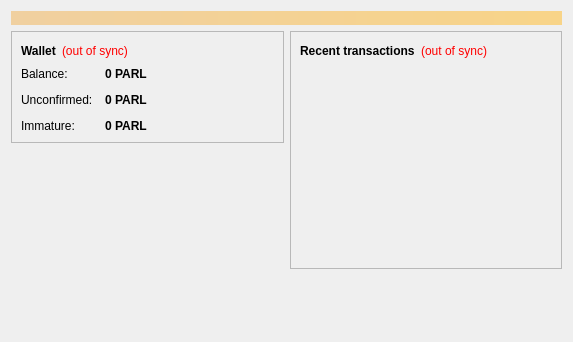
<?xml version="1.0" encoding="UTF-8"?>
<ui version="4.0">
 <class>OverviewPage</class>
 <widget class="QWidget" name="OverviewPage">
  <property name="geometry">
   <rect>
    <x>0</x>
    <y>0</y>
    <width>573</width>
    <height>342</height>
   </rect>
  </property>
  <property name="windowTitle">
   <string>Form</string>
  </property>
  <layout class="QVBoxLayout" name="topLayout">
   <item>
    <widget class="QLabel" name="labelAlerts">
     <property name="visible">
      <bool>false</bool>
     </property>
     <property name="styleSheet">
      <string notr="true">background-color: qlineargradient(x1: 0, y1: 0, x2: 1, y2: 0, stop:0 #F0D0A0, stop:1 #F8D488); color:#000000;</string>
     </property>
     <property name="wordWrap">
      <bool>true</bool>
     </property>
     <property name="margin">
      <number>3</number>
     </property>
    </widget>
   </item>
   <item>
    <layout class="QHBoxLayout" name="horizontalLayout" stretch="1,1">
     <item>
      <layout class="QVBoxLayout" name="verticalLayout_2">
       <item>
        <widget class="QFrame" name="frame">
         <property name="frameShape">
          <enum>QFrame::StyledPanel</enum>
         </property>
         <property name="frameShadow">
          <enum>QFrame::Raised</enum>
         </property>
         <layout class="QVBoxLayout" name="verticalLayout_4">
          <item>
           <layout class="QHBoxLayout" name="horizontalLayout_4">
            <item>
             <widget class="QLabel" name="label_5">
              <property name="font">
               <font>
                <weight>75</weight>
                <bold>true</bold>
               </font>
              </property>
              <property name="text">
               <string>Wallet</string>
              </property>
             </widget>
            </item>
            <item>
             <widget class="QLabel" name="labelWalletStatus">
              <property name="toolTip">
               <string>The displayed information may be out of date. Your wallet automatically synchronizes with the Parcelcoin network after a connection is established, but this process has not completed yet.</string>
              </property>
              <property name="styleSheet">
               <string notr="true">QLabel { color: red; }</string>
              </property>
              <property name="text">
               <string notr="true">(out of sync)</string>
              </property>
              <property name="alignment">
               <set>Qt::AlignLeading|Qt::AlignLeft|Qt::AlignVCenter</set>
              </property>
             </widget>
            </item>
            <item>
             <spacer name="horizontalSpacer_2">
              <property name="orientation">
               <enum>Qt::Horizontal</enum>
              </property>
              <property name="sizeHint" stdset="0">
               <size>
                <width>40</width>
                <height>20</height>
               </size>
              </property>
             </spacer>
            </item>
           </layout>
          </item>
          <item>
           <layout class="QFormLayout" name="formLayout_2">
            <property name="fieldGrowthPolicy">
             <enum>QFormLayout::AllNonFixedFieldsGrow</enum>
            </property>
            <property name="horizontalSpacing">
             <number>12</number>
            </property>
            <property name="verticalSpacing">
             <number>12</number>
            </property>
            <item row="0" column="0">
             <widget class="QLabel" name="label">
              <property name="text">
               <string>Balance:</string>
              </property>
             </widget>
            </item>
            <item row="0" column="1">
             <widget class="QLabel" name="labelBalance">
              <property name="font">
               <font>
                <weight>75</weight>
                <bold>true</bold>
               </font>
              </property>
              <property name="cursor">
               <cursorShape>IBeamCursor</cursorShape>
              </property>
              <property name="toolTip">
               <string>Your current balance</string>
              </property>
              <property name="text">
               <string notr="true">0 PARL</string>
              </property>
              <property name="textInteractionFlags">
               <set>Qt::LinksAccessibleByMouse|Qt::TextSelectableByKeyboard|Qt::TextSelectableByMouse</set>
              </property>
             </widget>
            </item>
            <item row="1" column="0">
             <widget class="QLabel" name="label_3">
              <property name="text">
               <string>Unconfirmed:</string>
              </property>
             </widget>
            </item>
            <item row="1" column="1">
             <widget class="QLabel" name="labelUnconfirmed">
              <property name="font">
               <font>
                <weight>75</weight>
                <bold>true</bold>
               </font>
              </property>
              <property name="cursor">
               <cursorShape>IBeamCursor</cursorShape>
              </property>
              <property name="toolTip">
               <string>Total of transactions that have yet to be confirmed, and do not yet count toward the current balance</string>
              </property>
              <property name="text">
               <string notr="true">0 PARL</string>
              </property>
              <property name="textInteractionFlags">
               <set>Qt::LinksAccessibleByMouse|Qt::TextSelectableByKeyboard|Qt::TextSelectableByMouse</set>
              </property>
             </widget>
            </item>
            <item row="2" column="0">
             <widget class="QLabel" name="labelImmatureText">
              <property name="text">
               <string>Immature:</string>
              </property>
             </widget>
            </item>
            <item row="2" column="1">
             <widget class="QLabel" name="labelImmature">
              <property name="font">
               <font>
                <weight>75</weight>
                <bold>true</bold>
               </font>
              </property>
              <property name="toolTip">
               <string>Mined balance that has not yet matured</string>
              </property>
              <property name="text">
               <string notr="true">0 PARL</string>
              </property>
              <property name="textInteractionFlags">
               <set>Qt::LinksAccessibleByMouse|Qt::TextSelectableByKeyboard|Qt::TextSelectableByMouse</set>
              </property>
             </widget>
            </item>
           </layout>
          </item>
         </layout>
        </widget>
       </item>
       <item>
        <spacer name="verticalSpacer">
         <property name="orientation">
          <enum>Qt::Vertical</enum>
         </property>
         <property name="sizeHint" stdset="0">
          <size>
           <width>20</width>
           <height>40</height>
          </size>
         </property>
        </spacer>
       </item>
        <item>
         <widget class="QLabel" name="label_wallet_bgcoin">
          <property name="text">
           <string/>
          </property>
          <property name="pixmap">
           <pixmap resource="../bitcoin.qrc">:/images/wallet_bgcoin</pixmap>
          </property>
          <property name="scaledContents">
           <bool>false</bool>
          </property>
          <property name="alignment">
           <set>Qt::AlignCenter</set>
          </property>
          <property name="margin">
           <number>-2</number>
          </property>
         </widget>
        </item>
        <item>
         <widget class="QLabel" name="label_6">
          <property name="text">
           <string/>
          </property>
         </widget>
        </item>
      </layout>
     </item>
     <item>
      <layout class="QVBoxLayout" name="verticalLayout_3">
       <item>
        <widget class="QFrame" name="frame_2">
         <property name="frameShape">
          <enum>QFrame::StyledPanel</enum>
         </property>
         <property name="frameShadow">
          <enum>QFrame::Raised</enum>
         </property>
         <layout class="QVBoxLayout" name="verticalLayout">
          <item>
           <layout class="QHBoxLayout" name="horizontalLayout_2">
            <item>
             <widget class="QLabel" name="label_4">
              <property name="text">
               <string>&lt;b&gt;Recent transactions&lt;/b&gt;</string>
              </property>
             </widget>
            </item>
            <item>
             <widget class="QLabel" name="labelTransactionsStatus">
              <property name="toolTip">
               <string>The displayed information may be out of date. Your wallet automatically synchronizes with the Parcelcoin network after a connection is established, but this process has not completed yet.</string>
              </property>
              <property name="styleSheet">
               <string notr="true">QLabel { color: red; }</string>
              </property>
              <property name="text">
               <string notr="true">(out of sync)</string>
              </property>
              <property name="alignment">
               <set>Qt::AlignRight|Qt::AlignTrailing|Qt::AlignVCenter</set>
              </property>
             </widget>
            </item>
            <item>
             <spacer name="horizontalSpacer">
              <property name="orientation">
               <enum>Qt::Horizontal</enum>
              </property>
              <property name="sizeHint" stdset="0">
               <size>
                <width>40</width>
                <height>20</height>
               </size>
              </property>
             </spacer>
            </item>
           </layout>
          </item>
          <item>
           <widget class="QListView" name="listTransactions">
            <property name="styleSheet">
             <string notr="true">QListView { background: transparent; }</string>
            </property>
            <property name="frameShape">
             <enum>QFrame::NoFrame</enum>
            </property>
            <property name="verticalScrollBarPolicy">
             <enum>Qt::ScrollBarAlwaysOff</enum>
            </property>
            <property name="horizontalScrollBarPolicy">
             <enum>Qt::ScrollBarAlwaysOff</enum>
            </property>
            <property name="selectionMode">
             <enum>QAbstractItemView::NoSelection</enum>
            </property>
           </widget>
          </item>
         </layout>
        </widget>
       </item>
       <item>
        <spacer name="verticalSpacer_2">
         <property name="orientation">
          <enum>Qt::Vertical</enum>
         </property>
         <property name="sizeHint" stdset="0">
          <size>
           <width>20</width>
           <height>40</height>
          </size>
         </property>
        </spacer>
       </item>
      </layout>
     </item>
    </layout>
   </item>
  </layout>
 </widget>
 <resources/>
 <connections/>
</ui>
